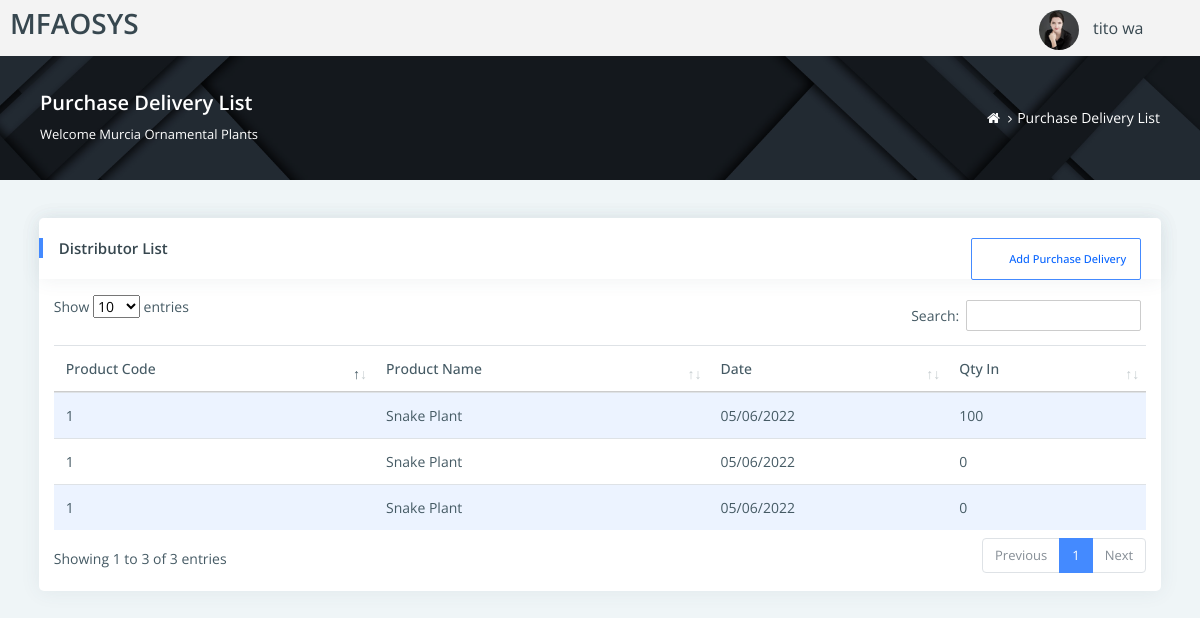
Screenshot of /supplier1/purchasedelivery.php (signed in) with the database file from the repository.
### tables this page shows
CREATE TABLE `tblproductransact` (
  `prod_transact_id` int(11) NOT NULL,
  `distributor_id` int(11) NOT NULL,
  `product_id` int(11) NOT NULL,
  `tdate` varchar(50) NOT NULL,
  `Pout` int(11) NOT NULL DEFAULT 0,
  `PIn` int(11) NOT NULL DEFAULT 0,
  `supplier_id` int(11) NOT NULL,
  `reference_id` varchar(20) NOT NULL
);

CREATE TABLE `tblproducts` (
  `product_id` int(11) NOT NULL,
  `product_desc` varchar(150) NOT NULL,
  `image` varchar(300) NOT NULL,
  `supplier_id` int(11) NOT NULL,
  `price` int(11) NOT NULL,
  `product_details` varchar(300) NOT NULL DEFAULT 'NA',
  `active` int(1) NOT NULL DEFAULT 1
);

### supplier1/purchasedelivery.php (the view, shortened to what this page needs)
<?php
  $id = $_SESSION['id'];
  include('../include/connection.php');
 ?>
<!DOCTYPE html>
<html lang="en">
<head>
    <link rel="stylesheet" href="assets/pages/waves/css/waves.min.css" type="text/css" media="all">
    <link rel="stylesheet" type="text/css" href="assets/css/bootstrap/css/bootstrap.min.css">
    <link rel="stylesheet" href="assets/pages/waves/css/waves.min.css" type="text/css" media="all">
    <link rel="stylesheet" type="text/css" href="assets/icon/themify-icons/themify-icons.css">
    <link rel="stylesheet" type="text/css" href="assets/icon/icofont/css/icofont.css">
    <link rel="stylesheet" type="text/css" href="assets/css/font-awesome-n.min.css">
    <link rel="stylesheet" type="text/css" href="assets/css/font-awesome.min.css">
    <link rel="stylesheet" type="text/css" href="assets/css/jquery.mCustomScrollbar.css">
    <link rel="stylesheet" type="text/css" href="assets/css/style.css">
    <link rel="stylesheet" type="text/css" href="../DataTables/datatables.min.css"/>
</head>
<body>
    <div id="pcoded" class="pcoded">
        <div class="pcoded-container navbar-wrapper">
            <?php include('include/supplierheader.php'); ?>
            <div class="pcoded-main-container">
                <div class="pcoded-wrapper">
                    <div class="pcoded-content">
                        <div class="page-header">
                            <div class="page-block">
                                <div class="row align-items-center">
                                    <div class="col-md-8">
                                        <div class="page-header-title">
                                            <h5 class="m-b-10">Purchase Delivery List</h5>
                                            <p class="m-b-0">Welcome Murcia Ornamental Plants</p>
                                        </div>
                                    </div>
                                    <div class="col-md-4">
                                        <ul class="breadcrumb">
                                            <li class="breadcrumb-item">
                                                <a href="index.html"> <i class="fa fa-home"></i> </a>
                                            </li>
                                            <li class="breadcrumb-item"><a href="#!">Purchase Delivery List</a>
                                            </li>
                                        </ul>
                                    </div>
                                </div>
                            </div>
                        </div>
                        <div class="pcoded-inner-content">
                            <div class="main-body">
                                <div class="page-wrapper">
                                    <div class="page-body">
                                                    <div class="card table-card">
                                                    <div class="card-header">
                                                        <h5>Distributor List</h5>
                                                        <div class="card-header-right">
                                                             <button style="margin-right: 10px;" data-toggle="modal" data-target="#bd-example-modal-sm" class="btn waves-effect waves-light btn-primary btn-sm btn-outline-primary"><i class="icofont icofont-plus"></i>Add Purchase Delivery</button>
                                                        </div>
                                                    </div>
                                                    <div class="container-fluid mt-3  mb-3">
                                               <!-- <div class="card-block table-border-style">
                                                <div> -->
                                                   <table id="example" class="table table-striped" style="width:100%">
        <thead>
            <tr>
               <th>Product Code</th>
                <th>Product Name</th>
                <th>Date</th>
                <th>Qty In</th>
            </tr>
        </thead>
        <tbody>
          <?php
            $query = mysqli_query($con, "SELECT * FROM tblproductransact INNER JOIN tblproducts on tblproducts.product_id=tblproductransact.product_id WHERE tblproducts.active = 1 AND tblproducts.supplier_id = $id");
            while($row = mysqli_fetch_array($query)){
           ?>
            <tr>
                <td><?php echo $row['product_id']; ?></td>
                <td><?php echo $row['product_desc']; ?></td>
                <td><?php echo $row['tdate']; ?></td>
                <td><?php echo $row['PIn']; ?></td>
            </tr>
          <?php } ?>
          </tbody>
        </table>
                                                    </div>
                                                </div>
                                            </div>
                                    </div>
                                </div>
                            </div>
                        </div>
                    </div>
                </div>
            </div>
        </div>
</body>
</html>

### rows the page displays
tblproductransact: product.product_id "1", product.product_desc "Snake Plant", tdate "05/06/2022", PIn "100"
tblproductransact: product.product_id "1", product.product_desc "Snake Plant", tdate "05/06/2022", PIn "0"
tblproductransact: product.product_id "1", product.product_desc "Snake Plant", tdate "05/06/2022", PIn "0"

### other values shown
$_SESSION['supplier_name'] "tito wa"
